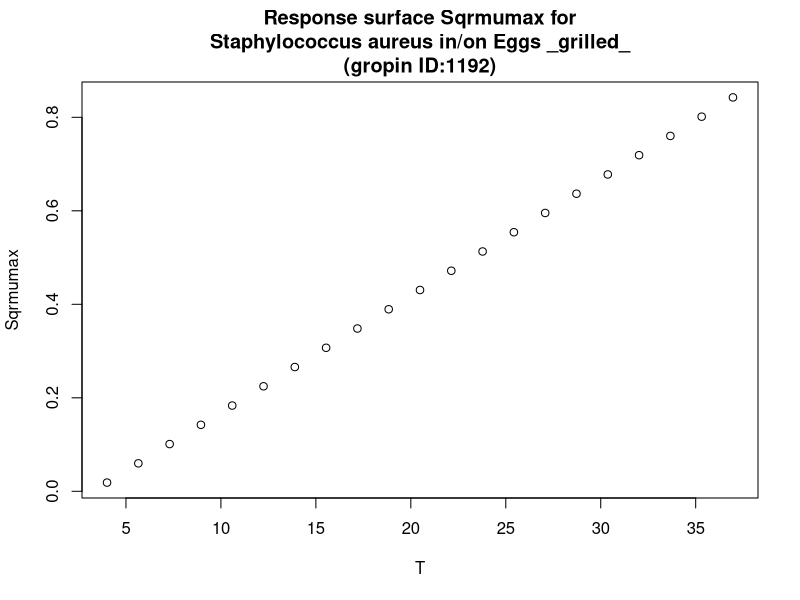

This figure's R source:
#############################
# start of Parameter script
#############################
T <- seq(4.004,36.963036963037,length.out=21)
#############################
# end of Parameter script
#############################
############################# 
# start of Model script Gropin ID 1192 
#############################
 
# constant coefficients for this model
 
variables <- data.frame(T)
argumentsPar <- expand.grid(variables)
 
# heart of the model
response_surface <- function(T) {
   mumax <-0.025*(T-3.260)

return(mumax=mumax)
} 

# output parameters
responseSurface <- cbind(argumentsPar,response_surface(argumentsPar['T']))
colnames(responseSurface) <- c(colnames(argumentsPar),'Sqrmumax')
#############################
# End of Model script
#############################
############################# 
# start of Visualisation script Gropin ID 1192 
#############################
plot(T,responseSurface$'Sqrmumax',xlab='T',
                          ylab='Sqrmumax',main='Response surface Sqrmumax for
Staphylococcus aureus in/on Eggs _grilled_
(gropin ID:1192)')
#############################
# End of Visualisation script
#############################
